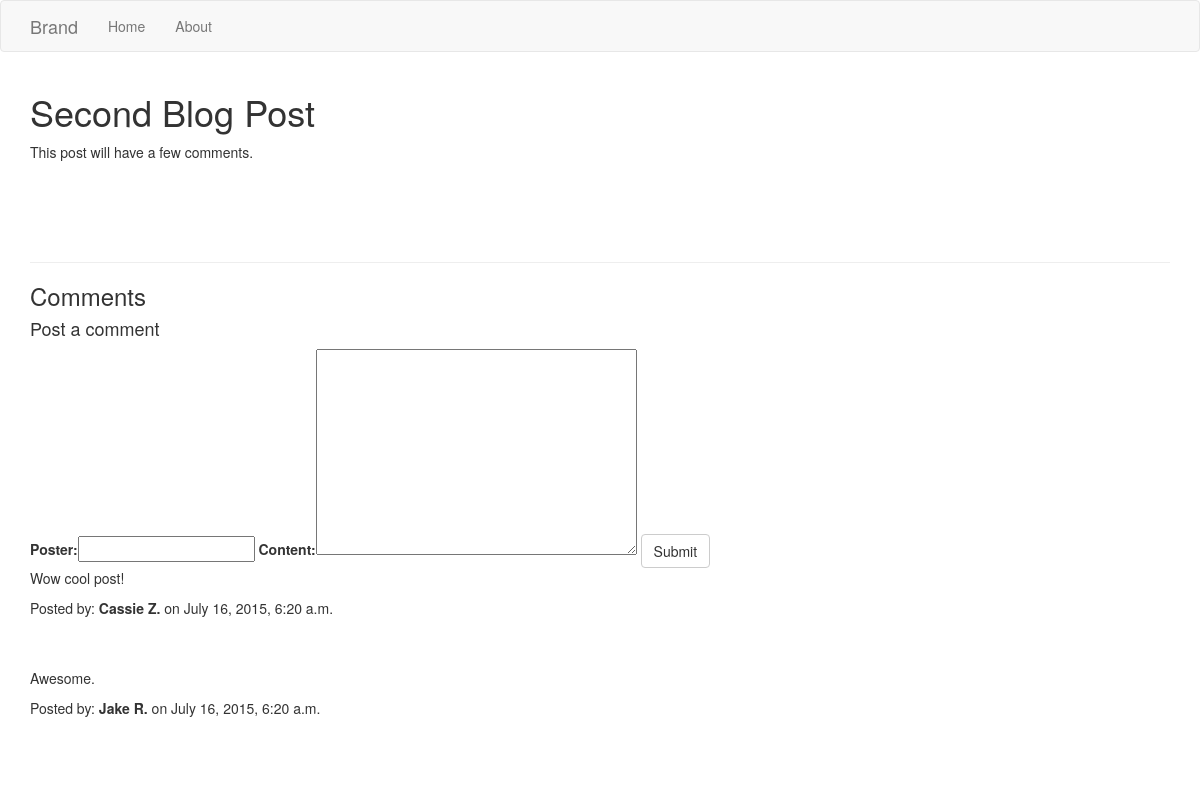
Page /blog/2/ on the earlier database version.
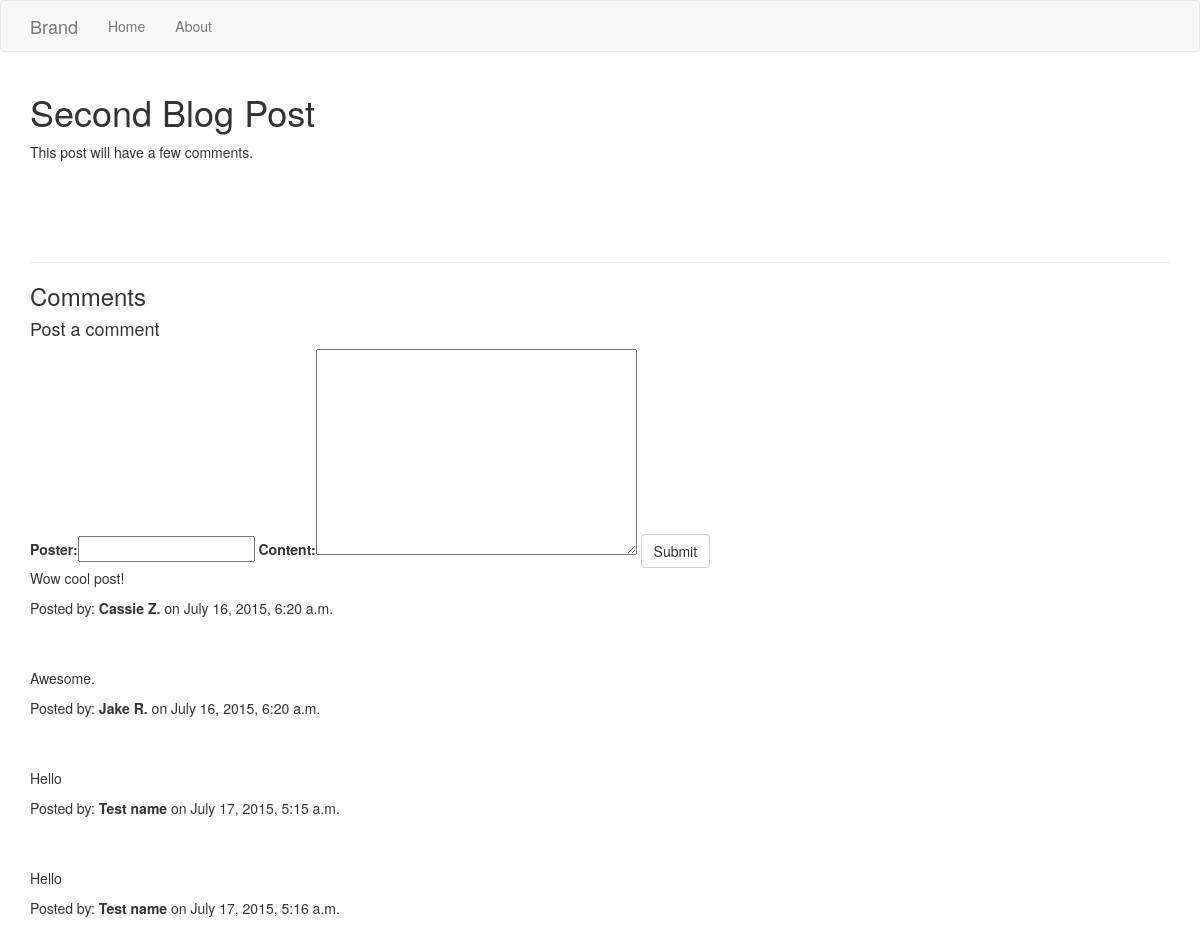
Same page on the later database version.
### blog/models.py (models this page shows, shortened)
class Comment(models.Model):
  content = models.TextField()
  posted_at = models.DateTimeField(auto_now_add=True)
  article = models.ForeignKey(Article)
  poster = models.CharField(max_length=32)

### blog/views.py (the view)
# urls.py: url(r'(?P<pk>\d+)/$', views.blog_detail, name='blog_detail'),
def blog_detail(request, pk):
  if request.method == 'POST':
    form = CommentForm(request.POST)
    if form.is_valid():
      comment = form.save(commit=False)
      comment.article_id = pk
      comment.save()
      return HttpResponseRedirect('/blog/%s' % pk)
  else:
    form = CommentForm()
  article = get_object_or_404(Article, pk=pk)
  comments = Comment.objects.filter(article_id=pk)
  return render(request, 'blog/blog_detail.html', {
    'article': article,
    'comments': comments,
    'form': form,
  })

### blog/forms.py
class CommentForm(forms.ModelForm):
  class Meta:
    model = Comment
    fields = ('poster', 'content')
    exclude = ('article',)

### blog/templates/blog/blog_detail.html (shortened to what this page needs)
{% extends 'layout.html' %}
{% block content %}
<div class="container">
  <div id="article">
    <h1>{{ article.title }}</h1>
    <p>{{ article.content }}</p>
  </div>
  <hr>
  <div id="comments">
    <h3>Comments</h3>
    <h4>Post a comment</h4>
    <form method="post">
      {{ form }}
      <input type="submit" value="Submit" class="btn btn-default">
    </form>
    {% for comment in comments %}
     <p>{{ comment.content }}</p>
     <p>Posted by: <strong>{{ comment.poster }}</strong> on {{ comment.posted_at }}</p>
     <br><br>
    {% endfor %}
  </div>
</div>
{% endblock %}

Differences in the rows shown:
added Comment: content "Hello", poster "Test name", posted_at "July 17, 2015, 5:15 a.m."
added Comment: content "Hello", poster "Test name", posted_at "July 17, 2015, 5:16 a.m."
